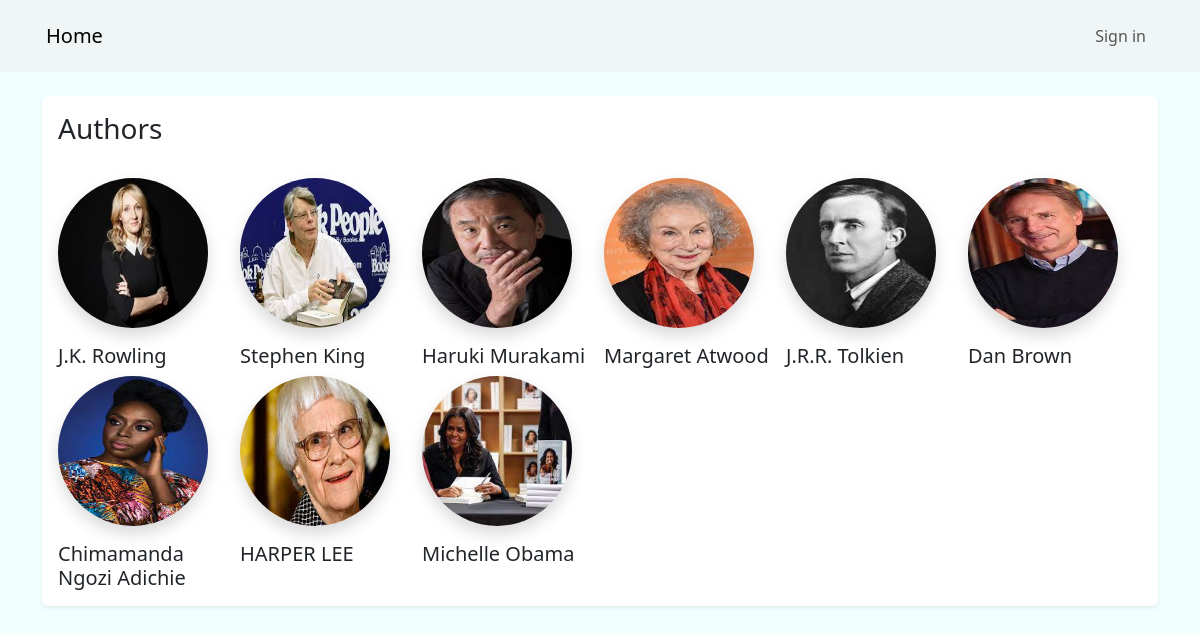
Screenshot of /all_author/ with the database file from the repository.
### book/models.py (models this page shows, shortened)
class Author(models.Model):
    name = models.CharField(max_length=255)
    image = models.ImageField(upload_to='author',default='default.png')
    occupation = models.CharField(max_length=255)
    bio = models.TextField(blank=True,null=True)

### book/views.py (the view)
# urls.py: path('all_author/',AllAuthor,name="all_author"),
def AllAuthor(request):
  authors = Author.objects.all()
  context={
        'authors':authors
    }
  return render(request, 'all_authors.html', context)

### book/templates/all_authors.html (shortened to what this page needs)
{% extends "base.html" %}
{% block content %}
<div style="background-color: #fff" class="shadow-sm p-3 mt-4 rounded">
  <div class="d-flex justify-content-between">
    <h3>Authors</h3>
  </div>
  <div class="row row-cols-2 row-cols-md-6  g-2 mt-3">
    {% for a in authors %}
    <div class="col">
      <div class="h-100 ">
        <a href="{% url 'author' a.name %}">
        <img
          src="{{a.image.url}}"
          style="height: 150px; width: 150px; border-radius:100%"
          class="card-img-top shadow"
          alt="categoryImage"
        />
        </a>
        <div class="card-body pt-3">
          <h5 class="card-title">{{ a.name }}</h5>
        </div>
      </div>
    </div>
    {% endfor %}
  </div>
</div>
{% endblock content %}

### rows the page displays
Author: image (picture), name "J.K. Rowling"
Author: image (picture), name "Stephen King"
Author: image (picture), name "Haruki Murakami"
Author: image (picture), name "Margaret Atwood"
Author: image (picture), name "J.R.R. Tolkien"
Author: image (picture), name "Dan Brown"
Author: image (picture), name "Chimamanda Ngozi Adichie"
Author: image (picture), name "HARPER LEE"
Author: image (picture), name "Michelle Obama"
